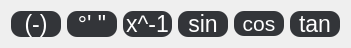
   <widget class="QWidget" name="gridLayoutWidget_23">
    <property name="geometry">
     <rect>
      <x>10</x>
      <y>480</y>
      <width>351</width>
      <height>31</height>
     </rect>
    </property>
    <layout class="QGridLayout" name="gridLayout_24">
     <item row="4" column="0">
      <widget class="QPushButton" name="button_OpenClose">
       <property name="font">
        <font>
         <pointsize>17</pointsize>
        </font>
       </property>
       <property name="cursor">
        <cursorShape>PointingHandCursor</cursorShape>
       </property>
       <property name="styleSheet">
        <string notr="true">background-color: #333539;
color: WHITE;
border-radius: 10px;</string>
       </property>
       <property name="text">
        <string>(-)</string>
       </property>
      </widget>
     </item>
     <item row="4" column="3">
      <widget class="QPushButton" name="button_sin">
       <property name="font">
        <font>
         <pointsize>17</pointsize>
        </font>
       </property>
       <property name="cursor">
        <cursorShape>PointingHandCursor</cursorShape>
       </property>
       <property name="styleSheet">
        <string notr="true">background-color: #333539;
color: WHITE;
border-radius: 10px;</string>
       </property>
       <property name="text">
        <string>sin</string>
       </property>
      </widget>
     </item>
     <item row="4" column="4">
      <widget class="QPushButton" name="button_cos">
       <property name="font">
        <font>
         <pointsize>16</pointsize>
        </font>
       </property>
       <property name="cursor">
        <cursorShape>PointingHandCursor</cursorShape>
       </property>
       <property name="styleSheet">
        <string notr="true">background-color: #333539;
color: WHITE;
border-radius: 10px;</string>
       </property>
       <property name="text">
        <string>cos</string>
       </property>
      </widget>
     </item>
     <item row="4" column="2">
      <widget class="QPushButton" name="button_xMinus1">
       <property name="font">
        <font>
         <pointsize>17</pointsize>
        </font>
       </property>
       <property name="cursor">
        <cursorShape>PointingHandCursor</cursorShape>
       </property>
       <property name="styleSheet">
        <string notr="true">background-color: #333539;
color: WHITE;
border-radius: 10px;</string>
       </property>
       <property name="text">
        <string>x^-1</string>
       </property>
      </widget>
     </item>
     <item row="4" column="1">
      <widget class="QPushButton" name="button_timer">
       <property name="font">
        <font>
         <pointsize>17</pointsize>
        </font>
       </property>
       <property name="cursor">
        <cursorShape>PointingHandCursor</cursorShape>
       </property>
       <property name="styleSheet">
        <string notr="true">background-color: #333539;
color: WHITE;
border-radius: 10px;</string>
       </property>
       <property name="text">
        <string>°' &quot;</string>
       </property>
      </widget>
     </item>
     <item row="4" column="5">
      <widget class="QPushButton" name="button_tan">
       <property name="font">
        <font>
         <pointsize>17</pointsize>
        </font>
       </property>
       <property name="cursor">
        <cursorShape>PointingHandCursor</cursorShape>
       </property>
       <property name="styleSheet">
        <string notr="true">background-color: #333539;
color: WHITE;
border-radius: 10px;</string>
       </property>
       <property name="text">
        <string>tan</string>
       </property>
      </widget>
     </item>
    </layout>
   </widget>
